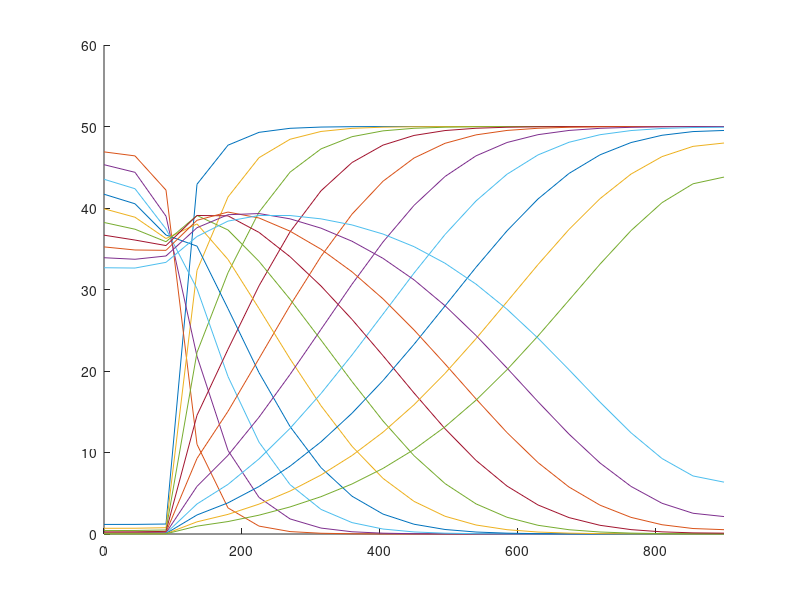
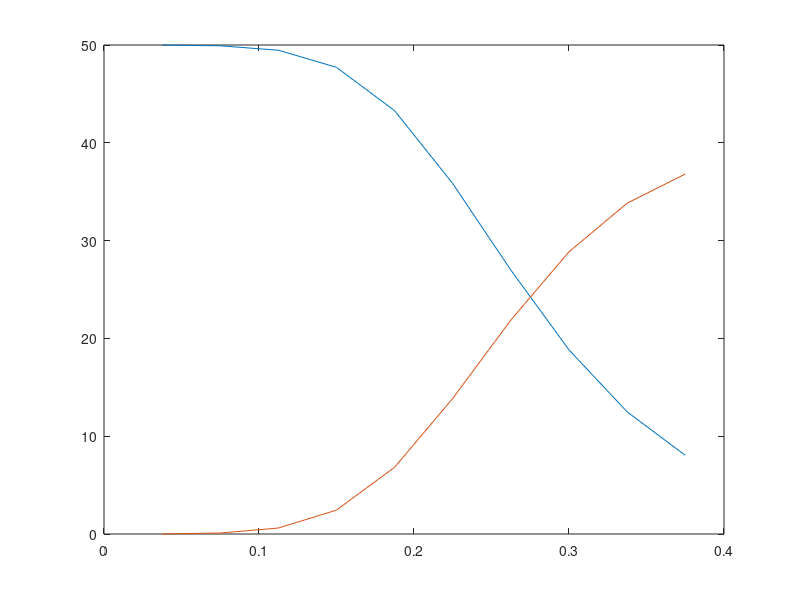

Source code (MATLAB) for these figures, in order:
    clear;
    % This code is for susceptible/infected population.
    % The infected may disperse in 1D via Fick's law.
    % Newton's method is used.
    % The full Jacobian matrix is defined.
    % The linear steps are solved by A\d.
    sus0 = 50.;
    inf0  = 0.;
    a =20/50;
    b = 1;
    D = 10000;
		n = 20;
        nn = 2*n+2;
        maxk = 80;
        L = 900;
		dx = L./n;
        x = dx*(0:n);
        T = 3;
        dt = T/maxk;
        alpha = D*dt/(dx*dx);
		FP = zeros(nn);
		F  = zeros(nn,1);
		sus  = ones(n+1,1)*sus0; % define initial populations
        sus(1:3) = 2;
        susp = sus;
        inf   = ones(n+1,1)*inf0;
        inf(1:3) = 48;
        infp = inf;
        for k = 1:10  % begin time steps 
            u = [susp; infp]; % begin Newton iteration
		    for m =1:20
			    for i = 1:nn %compute Jacobian matrix 
				    if i>=1&i<=n+1
					    F(i) = sus(i) - susp(i) + dt*a*sus(i)*inf(i);
				    	FP(i,i) = 1 + dt*a*inf(i);
					    FP(i,i+n+1) = dt*a*sus(i);
                    end
				    if i==n+2
                       F(i) = inf(1) - infp(1) + b*dt*inf(1) -...
                           alpha*2*(-inf(1) + inf(2)) - a*dt*sus(1)*inf(1);
                       FP(i,i) = 1+b*dt + alpha*2 - a*dt*sus(1);
                       FP(i,i+1) = -2*alpha;
                       FP(i,1) = -a*dt*inf(1);
				    end
                    if i>n+2&i<nn
                        i_shift = i - (n+1);
                        F(i) = inf(i_shift) - infp(i_shift) + b*dt*inf(i_shift) - ...
                            alpha*(inf(i_shift-1) - 2*inf(i_shift) + inf(i_shift+1)) - ...
                            a*dt*sus(i_shift)*inf(i_shift);
                        FP(i,i) = 1+b*dt + alpha*2 - a*dt*sus(i_shift);
                        FP(i,i-1) = -alpha;
                        FP(i,i+1) = -alpha;
                        FP(i, i_shift) = - a*dt*inf(i_shift);
                    end
                    if i==nn
                        F(i) = inf(n+1) - infp(n+1) + b*dt*inf(n+1) - ...
                            alpha*2*(-inf(n+1) + inf(n)) - a*dt*sus(n+1)*inf(n+1);
                        FP(i,i) = 1+b*dt + alpha*2 - a*dt*sus(n+1);
                        FP(i,i-1) = -2*alpha;
                        FP(i,n+1) = -a*dt*inf(n+1);
                    end
			    end
			    du = FP\F;% solve linear system
			    u  = u - du;
                sus(1:n+1) = u(1:n+1);
                inf(1:n+1) = u(n+2:nn);
			    error = norm(F);
			    if error<.00001
				    break;
			    end
            end   % Newton iterations
       time(k) = k*dt;
       time(k)
       m
       error
       susp = sus;
       infp = inf;
       sustime(:,k) = sus(:);
       inftime(:,k)  = inf(:);
       axis([0 900 0 60]);
       hold on;
       plot(x,sus,x,inf)
       pause
  end  %time step
  hold off
  figure(2);
  plot(time,sustime(10,:),time,inftime(10,:)) 
     
     
